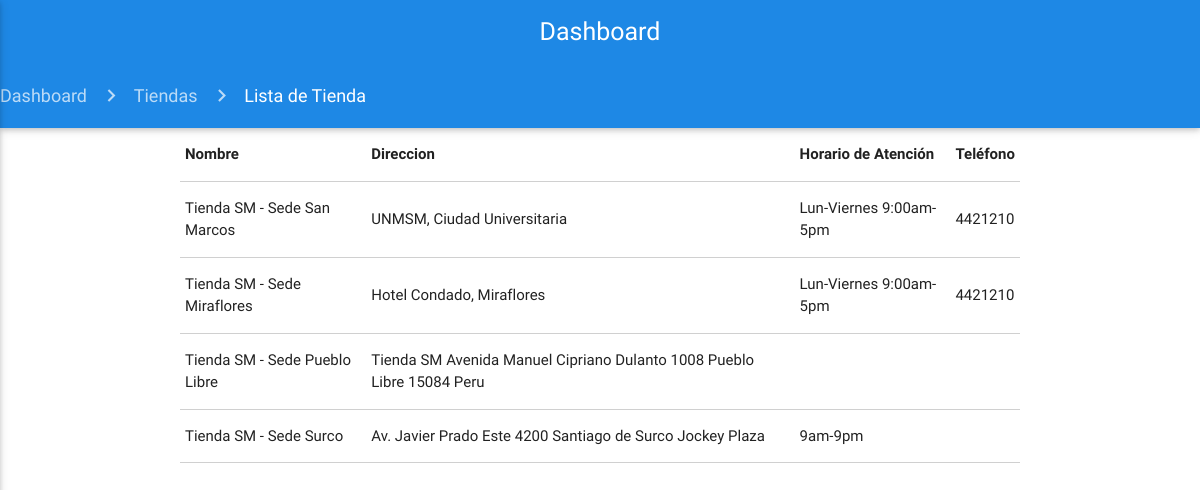
Screenshot of /administrador/lista_tiendas with the database file from the repository.
### tienda/models.py (models this page shows, shortened)
class Tiendas(models.Model):
    nombre = models.CharField('Nombre', max_length=100)
    direccion = models.TextField('Direccion')
    localizacion = models.ForeignKey('Localizacion', on_delete=models.CASCADE)
    horario_atencion = models.CharField('Horario', max_length=100, blank=True)
    telefono = models.CharField('Telefono', max_length=100, blank=True)
    imagen = models.ImageField('Imagen', upload_to='stores/', blank=True)
    class Meta:
        verbose_name = 'Tienda'
        verbose_name_plural = 'Tiendas'

### administrador/views.py (the view)
# urls.py: url(r'^administrador/lista_tiendas', views.lista_tiendas, name='lista_tiendas'),
def lista_tiendas(request):
    template = loader.get_template("administrador/tienda/lista_tiendas.html")
    tiendas = Tiendas.objects.all()
    context = {'tiendas':tiendas}
    return HttpResponse(template.render(context, request))

### templates/administrador/tienda/lista_tiendas.html
{% extends 'administrador/base.html' %}
{% load staticfiles %}
{% block content %}
<nav>
	<div class="nav-wrapper blue darken-1">
		<div class="col s12">
			<a href="{% url 'administrador' %}" class="breadcrumb">Dashboard</a>
			<a href="{% url 'dashboard_tiendas' %}" class="breadcrumb">Tiendas</a>
			<a href="#!" class="breadcrumb">Lista de Tienda</a>
		</div>
	</div>
</nav>
    <div class="container lista-tiendas">
        <table class="highlight bordered">
        <thead>
          <tr>
              <th data-field="id">Nombre</th>
              <th data-field="name">Direccion</th>
              <th data-field="price">Horario de Atención</th>
              <th data-field="price">Teléfono</th>
          </tr>
        </thead>
        <tbody>
            {% for tienda in tiendas%}
          <tr>
            <td>{{tienda.nombre}}</td>
            <td>{{tienda.direccion}}</td>
            <td>{{tienda.horario_atencion}}</td>
            <td>{{tienda.telefono}}</td>
          </tr>
            {% endfor %}
        </tbody>
      </table>
    </div>
{% endblock %}

### rows the page displays
Tiendas: nombre "Tienda SM - Sede San Marcos", direccion "UNMSM, Ciudad Universitaria", horario_atencion "Lun-Viernes 9:00am-5pm", telefono "4421210"
Tiendas: nombre "Tienda SM - Sede Miraflores", direccion "Hotel Condado, Miraflores", horario_atencion "Lun-Viernes 9:00am-5pm", telefono "4421210"
Tiendas: nombre "Tienda SM - Sede Pueblo Libre", direccion "Tienda SM Avenida Manuel Cipriano Dulanto 1008 Pueblo Libre 15084 Peru"
Tiendas: nombre "Tienda SM - Sede Surco", direccion "Av. Javier Prado Este 4200 Santiago de Surco Jockey Plaza", horario_atencion "9am-9pm"
